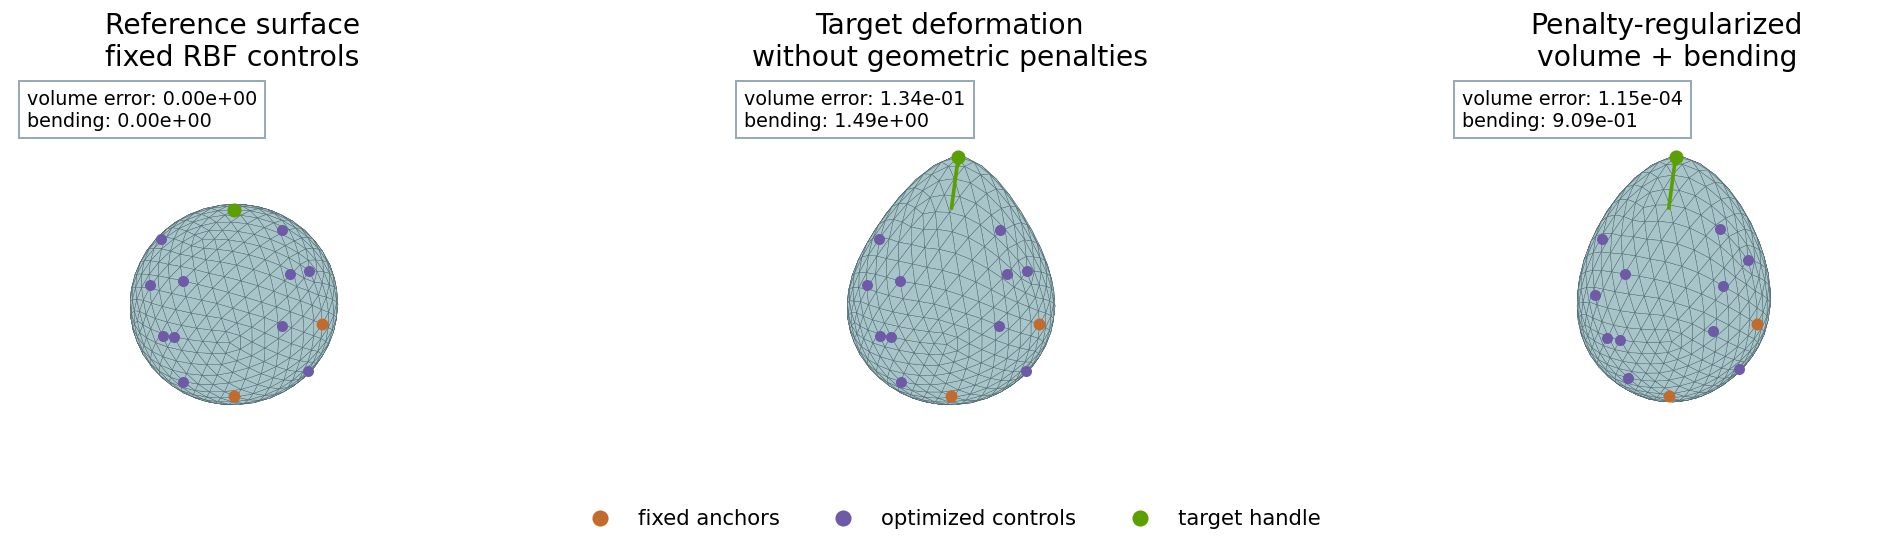

Recreate this plot in Python.
# SPDX-FileCopyrightText: Copyright (c) 2023 - 2026 NVIDIA CORPORATION & AFFILIATES.
# SPDX-FileCopyrightText: All rights reserved.
# SPDX-License-Identifier: Apache-2.0
#
# Licensed under the Apache License, Version 2.0 (the "License");
# you may not use this file except in compliance with the License.
# You may obtain a copy of the License at
#
# http://www.apache.org/licenses/LICENSE-2.0
#
# Unless required by applicable law or agreed to in writing, software
# distributed under the License is distributed on an "AS IS" BASIS,
# WITHOUT WARRANTIES OR CONDITIONS OF ANY KIND, either express or implied.
# See the License for the specific language governing permissions and
# limitations under the License.

"""Render volume- and bending-regularized RBF deformation of a sphere."""

from pathlib import Path

import matplotlib

matplotlib.use("Agg")

import matplotlib.pyplot as plt
import torch
from matplotlib.lines import Line2D
from mpl_toolkits.mplot3d.art3d import Poly3DCollection

from physicsnemo.geometry.energies import (
    closed_surface_volume_energy,
    surface_bending_energy,
)
from physicsnemo.mesh.primitives.surfaces import sphere_icosahedral
from physicsnemo.nn.functional import radial_basis_function_deform_points

OUTPUT = Path(__file__).parent / "sphere_deformation_energies.png"

MESH_COLOR = "#a8c6c9"
EDGE_COLOR = "#455a64"
ANCHOR_COLOR = "#c36a2d"
HANDLE_COLOR = "#5b9f00"
AUXILIARY_COLOR = "#6f5aa8"


def _backend() -> tuple[torch.device, str]:
    """Select the accelerated backend when a CUDA device is available."""

    if torch.cuda.is_available():
        return torch.device("cuda"), "warp"
    return torch.device("cpu"), "torch"


def _control_indices(points: torch.Tensor) -> torch.Tensor:
    """Select distinct sphere vertices nearest to prescribed directions."""

    directions = points.new_tensor(
        [
            [0.0, 0.0, -1.0],
            [1.0, 0.0, 0.0],
            [-1.0, 0.0, 0.0],
            [0.0, 1.0, 0.0],
            [0.0, -1.0, 0.0],
            [1.0, 0.0, 0.65],
            [-1.0, 0.0, 0.65],
            [0.0, 1.0, 0.65],
            [0.0, -1.0, 0.65],
            [1.0, 0.0, -0.55],
            [-1.0, 0.0, -0.55],
            [0.0, 1.0, -0.55],
            [0.0, -1.0, -0.55],
            [0.0, 0.0, 1.0],
        ]
    )
    directions = directions / torch.linalg.vector_norm(directions, dim=1, keepdim=True)
    indices = (directions @ points.T).argmax(dim=1)
    if torch.unique(indices).numel() != indices.numel():
        raise RuntimeError("Sphere subdivision did not provide distinct controls")
    return indices


def _displacements(
    controls: torch.Tensor,
    auxiliary: torch.Tensor,
    target_displacement: torch.Tensor,
) -> torch.Tensor:
    """Assemble fixed, auxiliary, and target control displacements."""

    return torch.cat(
        (
            torch.zeros_like(controls[:2]),
            auxiliary,
            target_displacement.unsqueeze(0),
        )
    )


def _deform(
    reference_points: torch.Tensor,
    controls: torch.Tensor,
    auxiliary: torch.Tensor,
    target_displacement: torch.Tensor,
    implementation: str,
) -> torch.Tensor:
    """Evaluate the radial-basis deformation for one auxiliary-control state."""

    return radial_basis_function_deform_points(
        reference_points,
        controls,
        _displacements(controls, auxiliary, target_displacement),
        kernel="thin_plate_spline",
        polynomial=True,
        smoothing=0.0,
        implementation=implementation,
    )


def _signed_volume(points: torch.Tensor, triangles: torch.Tensor) -> torch.Tensor:
    """Compute signed volume independently for figure annotations."""

    vertices = points[triangles]
    return (
        torch.sum(
            vertices[:, 0] * torch.linalg.cross(vertices[:, 1], vertices[:, 2], dim=1)
        )
        / 6.0
    )


def _draw_surface(axis, points: torch.Tensor, triangles: torch.Tensor) -> None:
    """Draw one triangle-surface panel with shared camera limits."""

    points_np = points.detach().cpu().numpy()
    triangles_np = triangles.detach().cpu().numpy()
    axis.add_collection3d(
        Poly3DCollection(
            points_np[triangles_np],
            facecolor=MESH_COLOR,
            edgecolor=EDGE_COLOR,
            linewidth=0.18,
            alpha=0.98,
            zorder=1,
        )
    )
    axis.set_xlim(-1.45, 1.55)
    axis.set_ylim(-1.45, 1.45)
    axis.set_zlim(-1.35, 1.75)
    axis.set_box_aspect((1.0, 1.0, 1.0), zoom=1.18)
    axis.view_init(elev=20.0, azim=-57.0)
    axis.set_axis_off()


def _draw_controls(
    axis,
    controls: torch.Tensor,
    displacements: torch.Tensor,
    *,
    original: bool,
) -> None:
    """Draw anchors, auxiliary controls, and the target handle."""

    controls_np = controls.detach().cpu().numpy()
    displacements_np = displacements.detach().cpu().numpy()
    shown = controls_np if original else controls_np + displacements_np

    axis.scatter(
        *shown[:2].T,
        s=24,
        color=ANCHOR_COLOR,
        depthshade=False,
        zorder=5,
    )
    axis.scatter(
        *shown[2:13].T,
        s=20,
        color=AUXILIARY_COLOR,
        depthshade=False,
        zorder=5,
    )

    source = controls_np[-1]
    destination = source + displacements_np[-1]
    handle = source if original else destination
    axis.scatter(
        *handle,
        s=36,
        color=HANDLE_COLOR,
        depthshade=False,
        zorder=6,
    )
    delta = destination - source
    axis.quiver(
        *source,
        *delta,
        color=HANDLE_COLOR,
        arrow_length_ratio=0.15,
        linewidth=1.8,
        zorder=5,
    )


def _annotate(axis, volume_error: float, bending: float) -> None:
    """Place geometric residuals in a panel-local annotation box."""

    axis.text2D(
        0.035,
        0.96,
        f"volume error: {volume_error:.2e}\nbending: {bending:.2e}",
        transform=axis.transAxes,
        ha="left",
        va="top",
        fontsize=9.5,
        bbox={"facecolor": "white", "edgecolor": "#90a4ae", "alpha": 0.93},
    )


def main() -> None:
    """Generate the documentation image."""

    device, implementation = _backend()
    reference = sphere_icosahedral.load(radius=1.0, subdivisions=3).to(
        device=device, dtype=torch.float64
    )
    controls = reference.points[_control_indices(reference.points)]
    target_displacement = controls.new_tensor([0.12, -0.06, 0.58])
    unregularized_auxiliary = torch.zeros_like(controls[2:13])
    unregularized = _deform(
        reference.points,
        controls,
        unregularized_auxiliary,
        target_displacement,
        implementation,
    ).detach()

    auxiliary = torch.nn.Parameter(torch.zeros_like(unregularized_auxiliary))
    optimizer = torch.optim.Adam([auxiliary], lr=2.0e-2)
    for _ in range(400):
        optimizer.zero_grad()
        points = _deform(
            reference.points,
            controls,
            auxiliary,
            target_displacement,
            implementation,
        )
        loss = 250.0 * closed_surface_volume_energy(
            reference, points, implementation=implementation
        ) + 0.04 * surface_bending_energy(
            reference, points, implementation=implementation
        )
        loss.backward()
        if not torch.isfinite(auxiliary.grad).all():
            raise RuntimeError("Non-finite deformation-energy gradient")
        optimizer.step()

    regularized = _deform(
        reference.points,
        controls,
        auxiliary,
        target_displacement,
        implementation,
    ).detach()
    reference_volume = _signed_volume(reference.points, reference.cells)

    def metrics(points: torch.Tensor) -> tuple[float, float]:
        """Return enclosed-volume and hinge-bending residuals."""

        volume_error = (
            _signed_volume(points, reference.cells) / reference_volume - 1.0
        ).abs()
        bending = surface_bending_energy(
            reference, points, implementation=implementation
        )
        return volume_error.item(), bending.item()

    original_metrics = metrics(reference.points)
    unregularized_metrics = metrics(unregularized)
    regularized_metrics = metrics(regularized)
    if not regularized_metrics[0] < 0.2 * unregularized_metrics[0]:
        raise RuntimeError("Volume penalty did not materially reduce the residual")
    if not regularized_metrics[1] < unregularized_metrics[1]:
        raise RuntimeError("Bending penalty did not reduce the bending residual")

    panels = (
        (
            "Reference surface\nfixed RBF controls",
            reference.points,
            torch.zeros_like(controls),
            original_metrics,
            True,
        ),
        (
            "Target deformation\nwithout geometric penalties",
            unregularized,
            _displacements(controls, unregularized_auxiliary, target_displacement),
            unregularized_metrics,
            False,
        ),
        (
            "Penalty-regularized\nvolume + bending",
            regularized,
            _displacements(controls, auxiliary.detach(), target_displacement),
            regularized_metrics,
            False,
        ),
    )

    figure = plt.figure(figsize=(15.2, 4.35))
    axes = [
        figure.add_subplot(
            1,
            3,
            index + 1,
            projection="3d",
            computed_zorder=False,
        )
        for index in range(3)
    ]
    for axis, (title, points, displacements, residuals, original) in zip(
        axes, panels, strict=True
    ):
        _draw_surface(axis, points, reference.cells)
        _draw_controls(axis, controls, displacements, original=original)
        _annotate(axis, *residuals)
        axis.set_title(title, fontsize=14, pad=3)

    legend_handles = (
        Line2D(
            [0],
            [0],
            marker="o",
            color="none",
            markerfacecolor=ANCHOR_COLOR,
            markeredgecolor="none",
            markersize=8,
            label="fixed anchors",
        ),
        Line2D(
            [0],
            [0],
            marker="o",
            color="none",
            markerfacecolor=AUXILIARY_COLOR,
            markeredgecolor="none",
            markersize=8,
            label="optimized controls",
        ),
        Line2D(
            [0],
            [0],
            marker="o",
            color="none",
            markerfacecolor=HANDLE_COLOR,
            markeredgecolor="none",
            markersize=8,
            label="target handle",
        ),
    )
    figure.legend(
        handles=legend_handles,
        loc="lower center",
        bbox_to_anchor=(0.5, 0.085),
        ncol=3,
        frameon=False,
        fontsize=10.5,
    )
    figure.subplots_adjust(
        left=0.015,
        right=0.985,
        bottom=0.14,
        top=0.84,
        wspace=0.02,
    )
    figure.savefig(
        OUTPUT,
        dpi=145,
        facecolor="white",
        bbox_inches="tight",
        pad_inches=0.08,
    )
    plt.close(figure)
    print(f"Saved {OUTPUT} with {implementation} on {device}")


if __name__ == "__main__":
    main()
